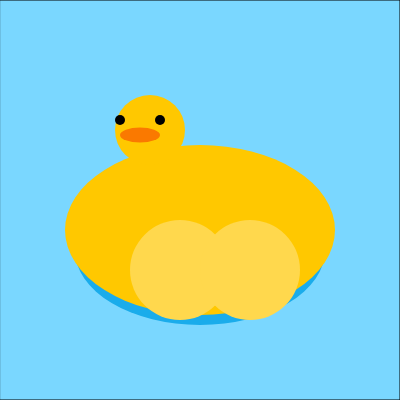
Frame 1 (no input)
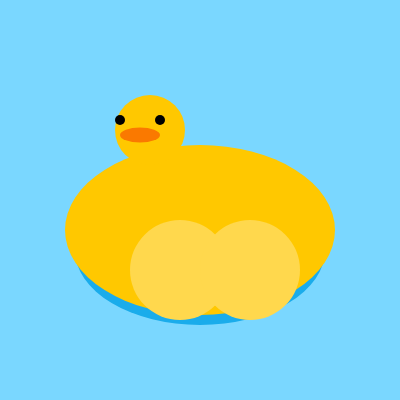
Frame 60 (no input)
Frame 120 (the mouse pressed at the canvas centre since frame 60): identical to frame 60, image omitted

The p5.js sketch that drew these frames (run headless with seeded random() and noise() and a simulated clock; from frame 60 on, the mouse is pressed at the canvas centre):

// p5.js sketch
// ── sketch.js
function setup() {
  createCanvas(400, 400);
//   console.log("Belinda will kill you");
//   console.log(100-100);
//   // This is a comment
//   background(30);
//   //RGB Value
//   fill(0, 81, 255);
//   // x, y width, Hight
//   ellipse(200, 200, 150, 150);
//   //Style then form. if you dont want stoke noStroke()
  
  //rectMode(centre)
  let c;
}
function draw() {
  c=color(255, 200, 0);
  background(255);

    // rgb value
  fill(122, 215, 255);
    // x, y, width, height
  rect(0, 0, 400);
  noStroke()
    //color
  fill(26, 172, 235);
    //Shape Shadow
  ellipse(200, 250, 250, 150);
    //Duck Body Color
  fill(c);
    //Duck Body
  ellipse(200, 230, 270, 170);
    //Duck Head Color
   fill(c);
   //Duck Head
  ellipse(150, 130, 70, 70);
   //Duck Left Eye Color
   fill(0, 0, 0);
   //Duck Left Eye
  ellipse(120, 120, 10, 10);
    //Duck Right Eye Color
   fill(0, 0, 0);
   //Duck Right Eye
  ellipse(160, 120, 10, 10);
    //Duck Mouth Color
   fill(250, 121, 0);
   //Duck Mouth
  ellipse(140, 135, 40, 15);
    //Duck Left Butt
   fill(255, 216, 77);
   //Duck Left Butt
  ellipse(180, 270, 100, 100);
   //Duck Right Butt
   fill(255, 216, 77);
   //Duck Right Butt
  ellipse(250, 270, 100, 100);
  
  
  
  
}
  
